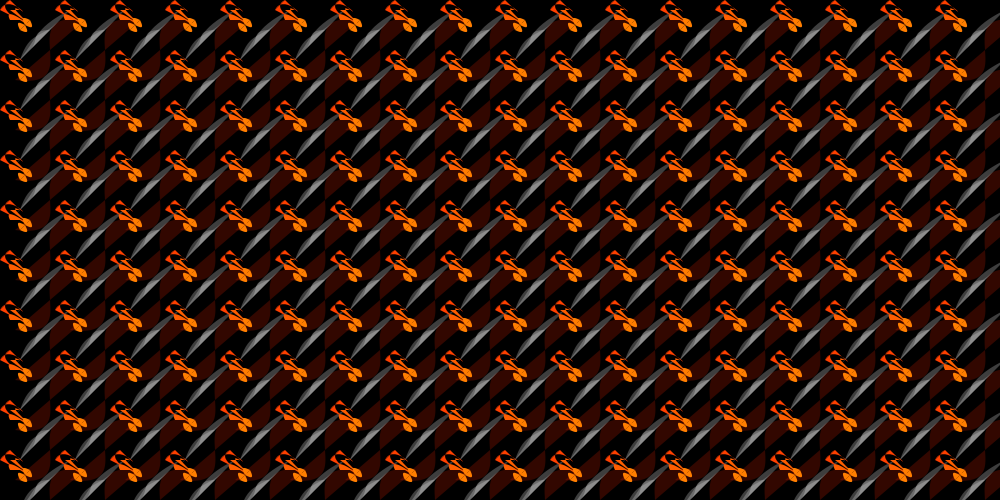
Frame 1 (no input)
Frame 60 (the mouse pressed at the canvas centre just before this capture): identical to frame 1, image omitted
Frame 120 (the mouse held since frame 60 and released just before this capture): identical to frame 1, image omitted

The Processing sketch that drew this single still picture (run headless with seeded random() and noise(); from frame 60 on, the mouse is pressed at the canvas centre):

// Processing sketch: processing_24314
// ── processing_24314.pde


int patternSeperationX = 55;
int patternSeperationY = 50;
 
 
void setup(){
  size(1000,500);
    background(0, 0, 0,80);
      
  for(int i = 0; i < width/patternSeperationX; i++){
      for(int j = 0; j < height/patternSeperationY; j++){
        pushMatrix();
        translate(i*patternSeperationX, j*patternSeperationY);
        yourFunction();
        popMatrix();
        
 
}

 
      }
  }
   

 
 
void draw()
{
 
  fill(mouseX,mouseY,0);
}
 
 
void yourFunction(){
   
 smooth();
   
  noStroke();
  fill(255, 38, 0, 50);
bezier(85, 20, 10, 10, 90, 90, 15, 80);
  fill(255, 64, 0);
  bezier(0, 10, 10, -10, 40, 30, 10, 0);
  bezier(10, 0, -10, 10, 40, 30, 0, 10);
  fill(255, 94, 0);
  bezier(20, 10, 0, 0, 50, 40, 10, 10);
  bezier(10, 20, 0, 0, 50, 40, 20, 20);
  fill(255, 126, 0);
  bezier(30, 20, 10, 10, 40, 40, 20, 30);
  bezier(20, 30, 10, 10, 40, 40, 30, 20);
  fill(225, 225, 225, 70);
  bezier(70, 10, 30, 30, 40, 40, 10, 70);
  bezier(20, 60, 30, 30, 40, 40, 60, 20);
  bezier(30, 50, 40, 40, 30, 30, 50, 30);


}
